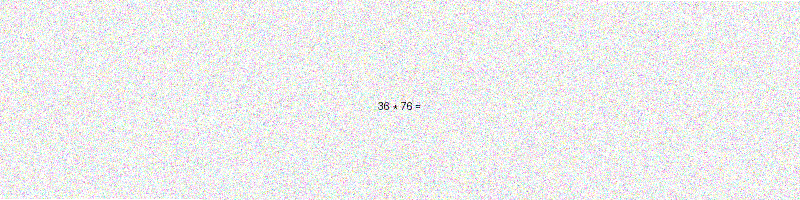
#> input picture ai-service/training_images/equation_000_var_1.png, 800 x 200 px
$ python -i rule_based_ocr.py   (imports and definitions only)
#> lines starting #> are read from the running program, lines starting #| are printed output that depends on the picture
#!/usr/bin/env python3

import cv2
import numpy as np
import pytesseract
from PIL import Image, ImageDraw, ImageFont
import re
import base64
import io
from typing import List, Dict, Tuple

class RuleBasedOCR:
    def __init__(self):
        # Character mapping for common OCR errors
        self.char_map = {
            # Numbers
            'O': '0', 'o': '0', 'Q': '0', 'D': '0', 'U': '0', 'u': '0',
            'I': '1', 'l': '1', '|': '1', 'i': '1', 'j': '1', 'J': '1',
            'Z': '2', 'z': '2', 'S': '2', 's': '2',
            'E': '3', 'e': '3', 'B': '3', 'b': '3',
            'A': '4', 'a': '4', 'h': '4', 'H': '4',
            'S': '5', 's': '5', '$': '5',
            'G': '6', 'g': '6', 'b': '6',
            'T': '7', 't': '7', 'L': '7', 'l': '7',
            'B': '8', 'b': '8', 'g': '8',
            'g': '9', 'q': '9', 'p': '9',

            # Math symbols
            'r': 'x', 'R': 'X', 'n': 'x', 'N': 'X',
            'm': 'x', 'M': 'X', 'w': 'x', 'W': 'X',
            '—': '-', '–': '-', '−': '-', '_': '-',
            '×': '*', 'x': '*', 'X': '*',
            '÷': '/', ':': '/', '\\': '/',
            '=': '=', '≡': '=', '==': '=',
            '²': '^2', '³': '^3', '^': '^',
        }

    def preprocess_image(self, image: Image.Image) -> Image.Image:
        """Simple image preprocessing"""
        # Convert to numpy array
        img_array = np.array(image)

        # Convert to grayscale if needed
        if len(img_array.shape) == 3:
            img_array = cv2.cvtColor(img_array, cv2.COLOR_RGB2GRAY)
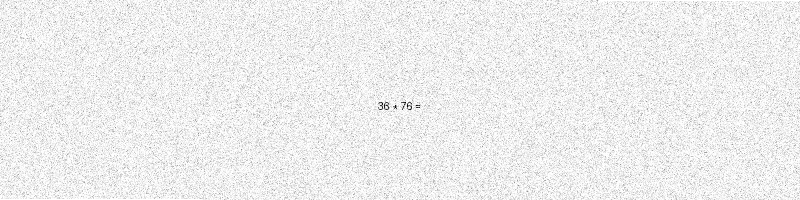
#> img_array: shape (200, 800); min 0, max 255, mean 237.4

        # Resize for better OCR
        height, width = img_array.shape
#> height = 200; width = 800
        if width < 300:
            scale_factor = 300 / width
            new_width = int(width * scale_factor)
            new_height = int(height * scale_factor)
            img_array = cv2.resize(img_array, (new_width, new_height), interpolation=cv2.INTER_CUBIC)

        # Apply Gaussian blur to reduce noise
        img_array = cv2.GaussianBlur(img_array, (3, 3), 0)

        # Apply Otsu's thresholding
        _, img_array = cv2.threshold(img_array, 0, 255, cv2.THRESH_BINARY + cv2.THRESH_OTSU)
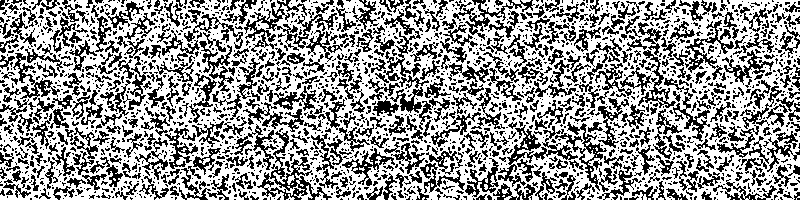
#> img_array: shape (200, 800); 60.3% white; black in thin lines or dots

        # Invert if needed
        if np.mean(img_array) < 127:
            img_array = cv2.bitwise_not(img_array)

        return Image.fromarray(img_array)

    # [152 lines left out: functions extract_text_simple, clean_text_with_rules, is_valid_math_expression, extract_text_from_canvas, test_on_equations, not called in this run]

>>> import cv2
>>> picture = cv2.cvtColor(cv2.imread('../../training_images/equation_000_var_1.png'), cv2.COLOR_BGR2RGB)
>>> result = RuleBasedOCR().preprocess_image(picture)

$ run again, on ai-service/training_images/equation_001_var_0.png
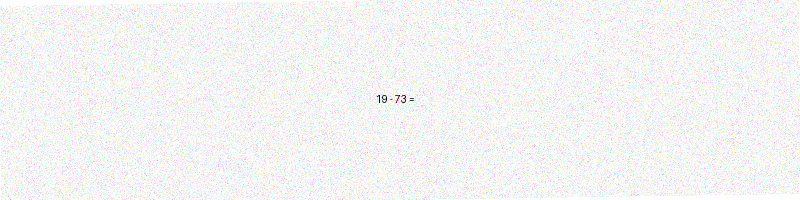
#> input picture ai-service/training_images/equation_001_var_0.png, 800 x 200 px
#> in preprocess_image, `img_array = cv2.GaussianBlur(img_array, (3, 3), 0)`:
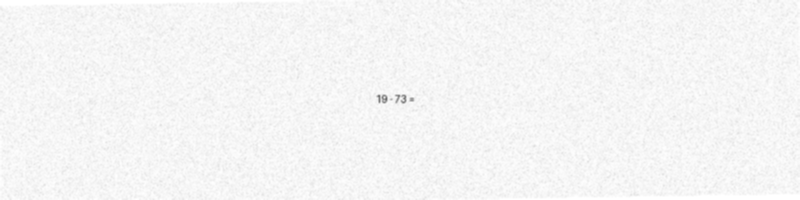
#> img_array: shape (200, 800); min 110, max 255, mean 245.4
#> in preprocess_image, `_, img_array = cv2.threshold(img_array, 0, 255, cv2.THRESH_BINARY + cv..`:
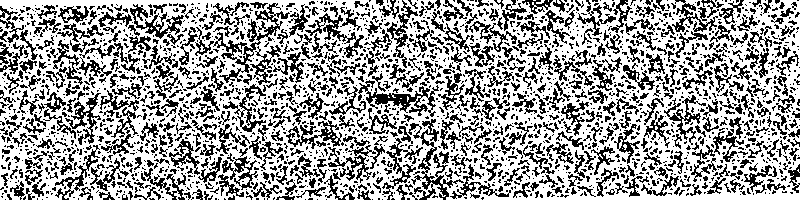
#> img_array: shape (200, 800); 63.2% white; black in thin lines or dots

$ run again, on ai-service/training_images/equation_001_var_2.png
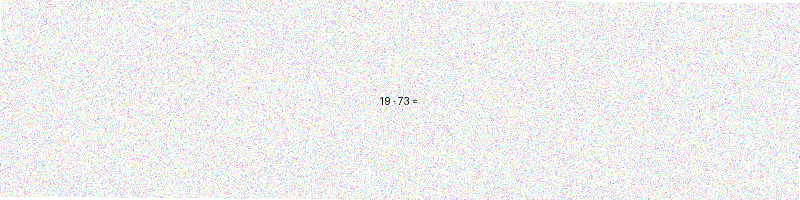
#> input picture ai-service/training_images/equation_001_var_2.png, 800 x 200 px
#> in preprocess_image, `img_array = cv2.cvtColor(img_array, cv2.COLOR_RGB2GRAY)`:
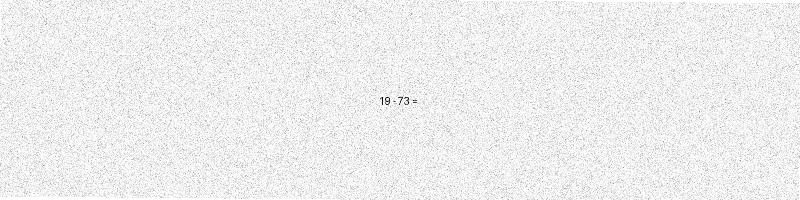
#> img_array: shape (200, 800); min 3, max 255, mean 238.8
#> in preprocess_image, `_, img_array = cv2.threshold(img_array, 0, 255, cv2.THRESH_BINARY + cv..`:
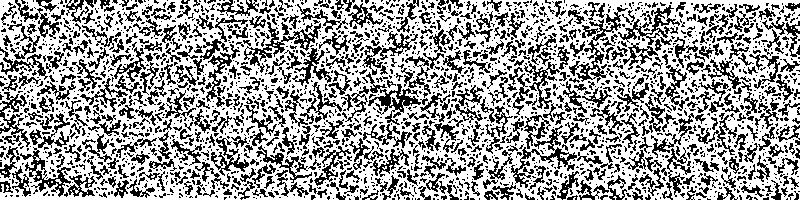
#> img_array: shape (200, 800); 62.5% white; black in thin lines or dots

$ run again, on ai-service/training_images/equation_002_var_2.png
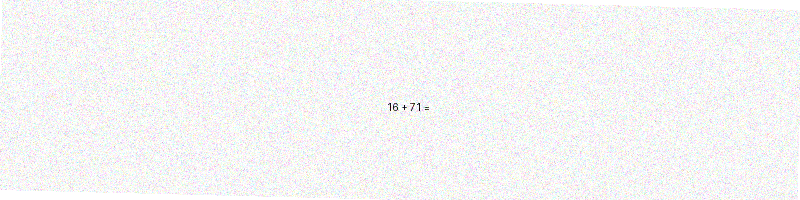
#> input picture ai-service/training_images/equation_002_var_2.png, 800 x 200 px
#> in preprocess_image, `img_array = cv2.cvtColor(img_array, cv2.COLOR_RGB2GRAY)`:
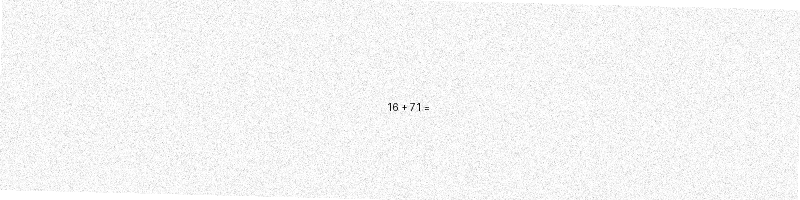
#> img_array: shape (200, 800); min 0, max 255, mean 244.7
#> in preprocess_image, `_, img_array = cv2.threshold(img_array, 0, 255, cv2.THRESH_BINARY + cv..`:
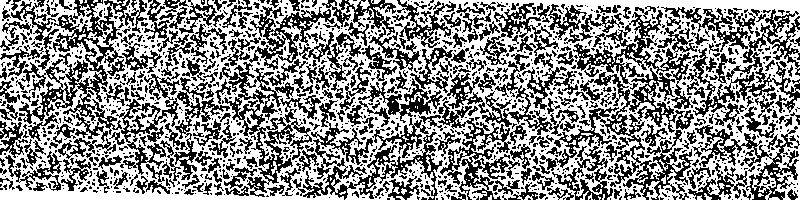
#> img_array: shape (200, 800); 55.9% white; black in thin lines or dots
